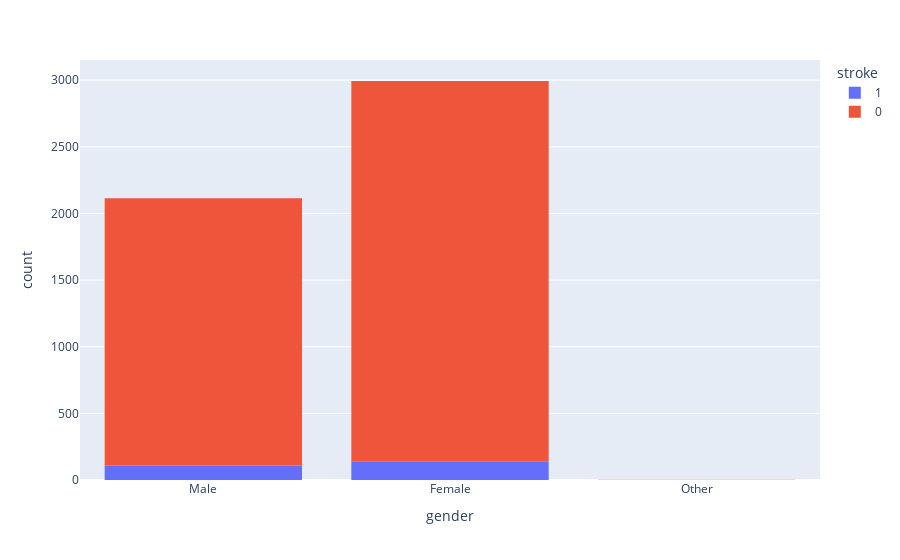

This figure's notebook cell:
### Code cell
px.histogram(df, x='gender', color= 'stroke') #Comparing the gender with respect to the stroke.

### Figure 1 — Plotly figure (JSON) as saved in the notebook; plotly's stock layout.template omitted (floating-point values rounded to 4 significant figures; data arrays with more than 128 entries replaced by an {"elided": "..."} marker saying what was removed)
{"data": [{"alignmentgroup": "True", "bingroup": "x", "hovertemplate": "stroke=1<br>gender=%{x}<br>count=%{y}<extra></extra>", "legendgroup": "1", "marker": {"color": "#636efa"}, "name": "1", "offsetgroup": "1", "orientation": "v", "showlegend": true, "type": "histogram", "x": {"elided": "249 str values"}, "xaxis": "x", "yaxis": "y"}, {"alignmentgroup": "True", "bingroup": "x", "hovertemplate": "stroke=0<br>gender=%{x}<br>count=%{y}<extra></extra>", "legendgroup": "0", "marker": {"color": "#EF553B"}, "name": "0", "offsetgroup": "0", "orientation": "v", "showlegend": true, "type": "histogram", "x": {"elided": "4861 str values"}, "xaxis": "x", "yaxis": "y"}], "layout": {"barmode": "relative", "legend": {"title": {"text": "stroke"}, "tracegroupgap": 0}, "margin": {"t": 60}, "xaxis": {"anchor": "y", "domain": [0, 1], "title": {"text": "gender"}}, "yaxis": {"anchor": "x", "domain": [0, 1], "title": {"text": "count"}}}}
